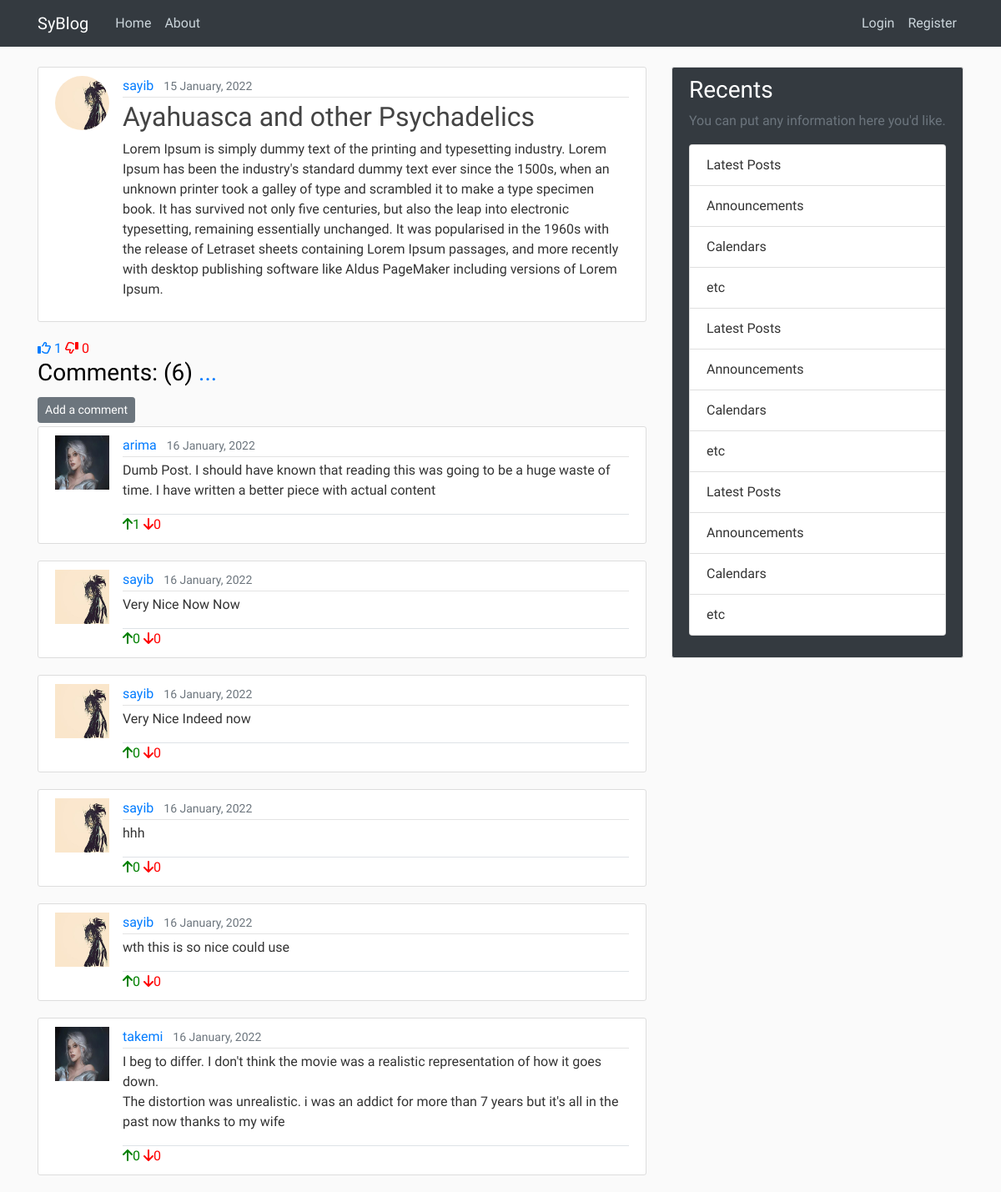
The app's page /post/1/ with its own data.
### blog/models.py (models this page shows, shortened)
class Post(models.Model):
    title = models.CharField(max_length=100)
    content = models.TextField()
    date_posted = models.DateTimeField(default=timezone.now)
    author = models.ForeignKey(User, on_delete=models.CASCADE)
    likes = models.ManyToManyField(User, related_name="blog_likes")
    dislikes = models.ManyToManyField(User, related_name="blog_dislikes")
    def likes_count(self):
        return self.likes.count()
    def dislikes_count(self):
        return self.dislikes.count()

class Comment(models.Model):
    body = models.TextField()
    date_posted = models.DateTimeField(default=timezone.now)
    author = models.ForeignKey(User, on_delete=models.CASCADE, related_name="comments")
    post = models.ForeignKey(Post, on_delete=models.CASCADE, related_name="comments")
    likes = models.ManyToManyField(User, related_name="comment_likes")
    dislikes = models.ManyToManyField(User, related_name="comment_dislikes")
    def likes_count(self):
        return self.likes.count()
    def dislikes_count(self):
        return self.dislikes.count()

### users/models.py (models this page shows, shortened)
class Profile(models.Model):
    user = models.OneToOneField(User, on_delete=models.CASCADE)
    image = models.ImageField(default = "default.jpg", upload_to='profile_pics')

### blog/views.py (the view)
# urls.py: path('post/<int:pk>/', PostDetailView.as_view(), name="post-detail"),
class PostDetailView(DetailView):
    model = Post

### friend/context_processors.py (called while the page is built)
def requests_to_base(requests):
    receivers = dict(Counter([req.receiver for req in FriendRequest.objects.all()]))
    return {'receivers': receivers}

### blog/templates/blog/post_detail.html (shortened to what this page needs)
{% extends 'blog/base.html' %}
{% block content %}
    <article class="media content-section">
        <img src="{{ object.author.profile.image.url }}" class="rounded-circle article-img">
        <div class="media-body">
            <div class="article-metadata">
                <a href="#" class="mr-2">{{ object.author }}</a>
                <small class="text-muted">{{ object.date_posted|date:"d F, Y" }}</small>
            </div>
            <h2 class="article-title">{{ object.title }}</h2>
            <p class="article-content">{{ object.content }}</p>
        </div>
    </article>
    <a class="like-btn"  style="text-decoration:none" href="{% url 'post-like' post.id%}"><i class="fa-regular fa-thumbs-up"></i> {{object.likes_count}}</a>
    <a class="like-btn"  style="text-decoration:none; color:red" href="{% url 'post-dislike' post.id%}"><i class="fa-regular fa-thumbs-down fa-flip-horizontal"></i> {{object.dislikes_count}}</a>
    <h3>Comments: ({{object.comments.all.count}}) <a style="cursor:pointer; text-decoration: none" class="expand-comments">...</i></a></h3>
    <div class="comment-section">
        <a class = "btn btn-secondary btn-sm mt-1 mb-1" href="{% url 'add-comment' object.id%}">Add a comment</a>
            {% for comment in object.comments.all %}
                <article class="media content-section">
                <img class="rounded-circle-sm article-img" src="{{comment.author.profile.image.url}}" >
                    <div class="media-body">
                        <div class="article-metadata">
                            <a class="mr-2" href="{% url 'user_display' comment.author.id %}">{{ comment.author }}</a>
                            <small class="text-muted">{{ comment.date_posted|date:"d F, Y" }}</small>
                        </div>
                        <p class="article-content">{{ comment.body }}</p>
                        <div class="border-top">
                            <a class="like-btn"  style="text-decoration:none; color:green" href="{% url 'comment-like' comment.id%}"><i class="fa fa-arrow-up"></i>{{comment.likes_count}}</a>
                            <a class="like-btn"  style="text-decoration:none; color:red" href="{% url 'comment-dislike' comment.id%}"><i class="fa fa-arrow-down"></i>{{comment.dislikes_count}}</a>
                        </div>
                    </div>
                </article>
            {% endfor %}
    </div>
{% endblock content %}

### blog/static/blog/main.css (style rules this page uses)
body { background: #fafafa; color: #333333; margin-top: 5rem; font-family: 'Quicksand'; }
a { text-decoration: none; }
h1, h2, h3, h4, h5, h6 { color:black; }
.content-section { background: #ffffff; padding: 10px 20px; border: 1px solid #dddddd; border-radius: 3px; margin-bottom: 20px; }
.article-title { color: #444444; }
.article-content { white-space: pre-line; }
.article-img { height: 65px; width: 65px; margin-right: 16px; }
.article-metadata { padding-bottom: 1px; margin-bottom: 4px; border-bottom: 1px solid #e3e3e3 }
a.expand-comments { cursor: pointer; }
.border-top { border-top: 1px solid #dee2e6 !important; }

### records on screen
Post: author.profile.image (picture), author "sayib", date_posted "15 January, 2022", title "Ayahuasca and other Psychadelics", content "Lorem Ipsum is simply dummy text of the printing and typesetting industry. Lorem Ipsum has been the industry's standard dummy text ever since the 1500s, when an unknown printer took a galley of type and scrambled it to make a type specimen book. It has survived not only five centuries, but also the leap into electronic typesetting, remaining essentially unchanged. It was popularised in the 1960s with the release of Letraset sheets containing Lorem Ipsum passages, and more recently with desktop publishing software like Aldus PageMaker including versions of Lorem Ipsum.", likes_count "1", dislikes_count "0", comments.all.count "6"
Comment: author.profile.image (placeholder picture), author "arima", date_posted "16 January, 2022", body "Dumb Post. I should have known that reading this was going to be a huge waste of time. I have written a better piece with actual content", likes_count "1", dislikes_count "0"
Comment: author.profile.image (picture), author "sayib", date_posted "16 January, 2022", body "Very Nice Now Now", likes_count "0", dislikes_count "0"
Comment: author.profile.image (picture), author "sayib", date_posted "16 January, 2022", body "Very Nice Indeed now", likes_count "0", dislikes_count "0"
Comment: author.profile.image (picture), author "sayib", date_posted "16 January, 2022", body "hhh", likes_count "0", dislikes_count "0"
Comment: author.profile.image (picture), author "sayib", date_posted "16 January, 2022", body "wth this is so nice could use", likes_count "0", dislikes_count "0"
Comment: author.profile.image (placeholder picture), author "takemi", date_posted "16 January, 2022", body "I beg to differ. I don't think the movie was a realistic representation of how it goes down. The distortion was unrealistic. i was an addict for more than 7 years but it's all in the past now thanks to my wife", likes_count "0", dislikes_count "0"
